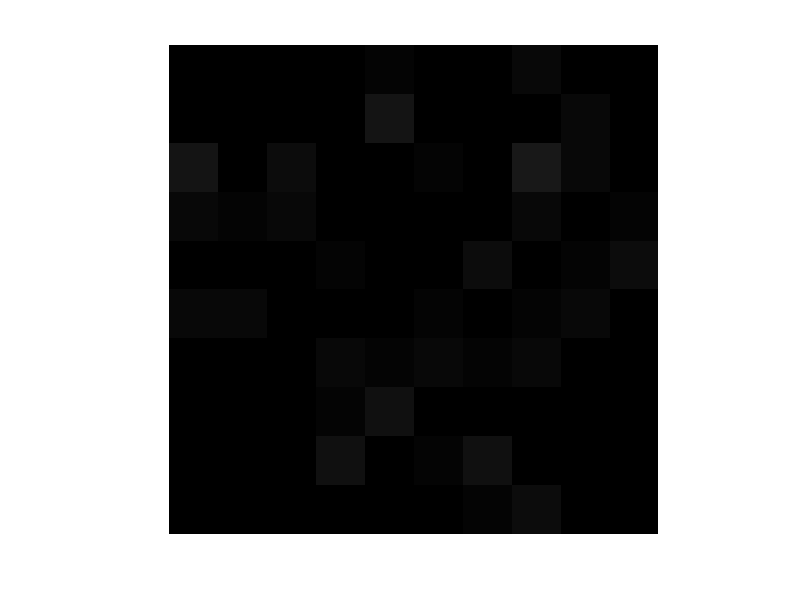
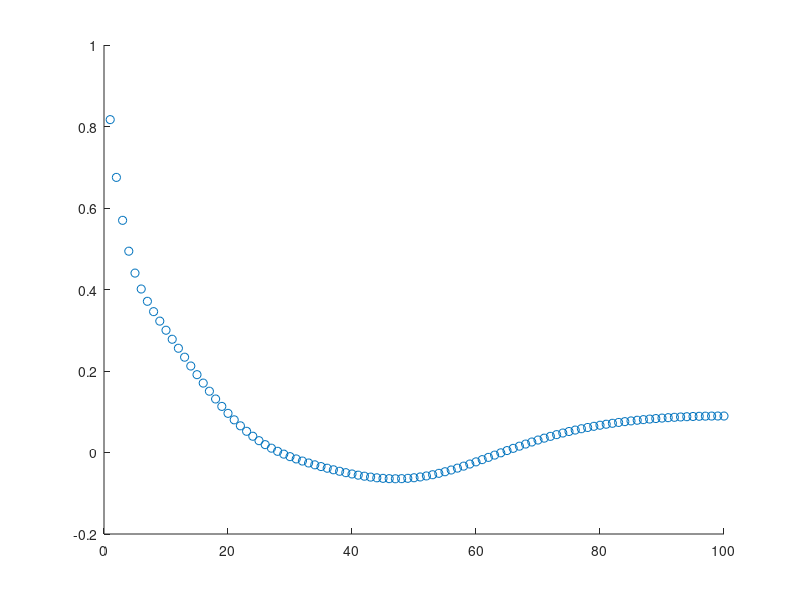

These charts were generated, in order, by the following MATLAB code:
clear all;
close all;
rng('default');

%init
noNeurons = 100;
state_t = ones(1,noNeurons);
state_prev = state_t;

%parameters
lambda=0.2;

a_deviation = 0.1;
rndMean = 0;
a = a_deviation.*randn(noNeurons,noNeurons) + rndMean; 

b_deviation = 1;
b = b_deviation.*randn(noNeurons,1) + rndMean;

x = 0;
loops = 100;

stateOverTime = ones(loops,1);
y = ones(loops,1);
for k=1:loops
    %% t+1
    for i=1:noNeurons
        activity = 0;
        for j=1:noNeurons
            activity = activity + a(i,j)*state_prev(j);
        end
        state_t(i) = (1-lambda)*state_prev(i) + lambda*tanh(activity+b(i)*x);
    end
    stateOverTime(k) = state_t(21);
    state_prev = state_t;
    
    % display gray image of states
    for i=1:abs(sqrt(noNeurons))
        for j=1:abs(sqrt(noNeurons))
            A((1+(i-1)*100):(i*100),(1+(j-1)*100):(j*100)) = state_t((i-1)*abs(sqrt(noNeurons))+j);
        end
    end
    figure(1);
    imshow(A);
    
    y(k)=sum(state_t);
    k
end

figure(2);
scatter(1:loops,stateOverTime);